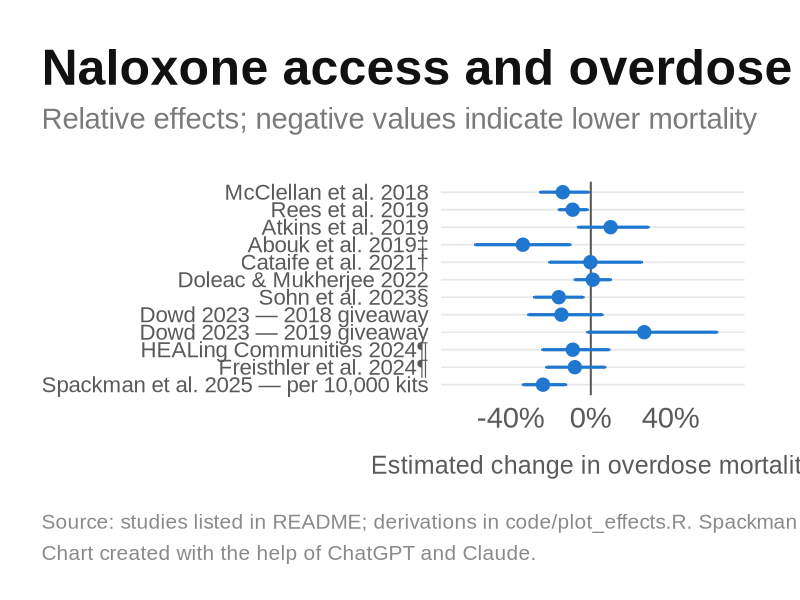
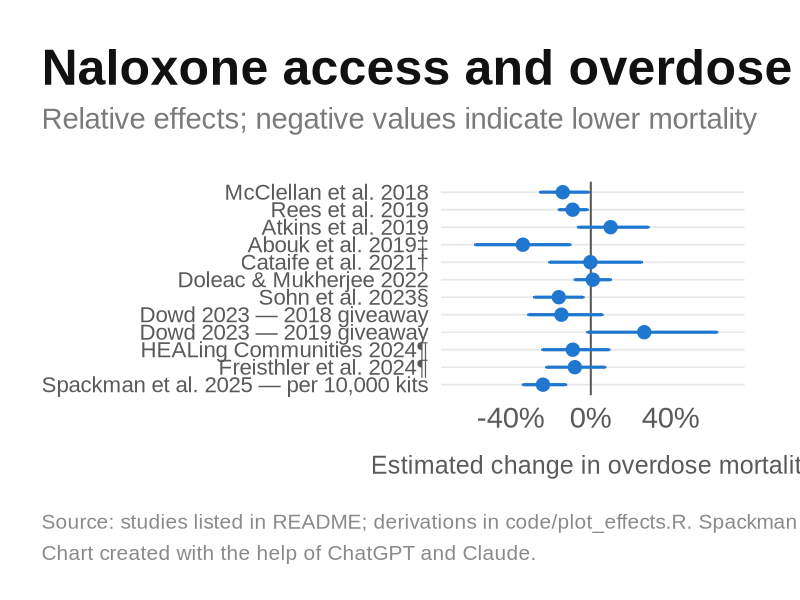
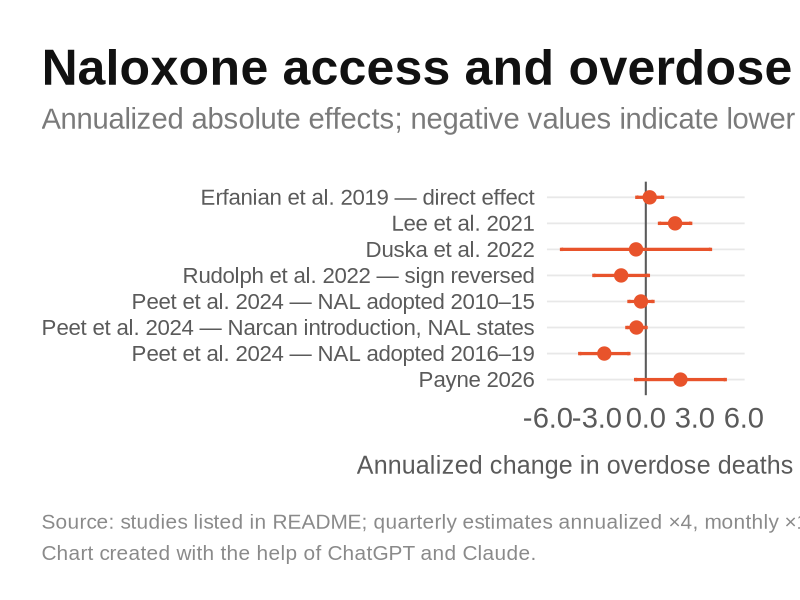
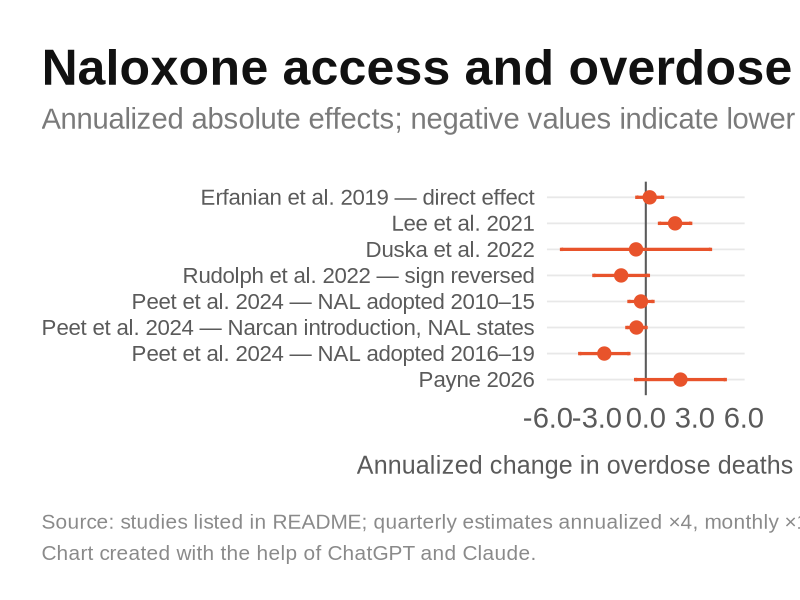

Write the R code that produced these figures, in order.
library(dplyr)
library(ggplot2)
library(readr)
library(scales)

# Labels contain non-ASCII characters; make sure the session is UTF-8 so ragg/svg render them.
if (!grepl("UTF-8", Sys.getlocale("LC_CTYPE"), ignore.case = TRUE)) {
  try(Sys.setlocale("LC_CTYPE", "C.UTF-8"), silent = TRUE)
}

# ---------------------------------------------------------------------------
# Palette / house style
# ---------------------------------------------------------------------------
cf_ink    <- "#111111"
cf_mute   <- "#8A8A8A"
cf_grid   <- "#E8E8E8"
cf_axis   <- "#5A5A5A"
cf_sub    <- "#7A7A7A"
cf_orange <- "#E8532B"
cf_blue   <- "#1F77D0"

theme_cf <- function(title_size = 36) {
  theme_minimal(base_family = "Liberation Sans", base_size = 20) +
    theme(
      plot.background    = element_rect(fill = "white", color = NA),
      panel.background   = element_rect(fill = "white", color = NA),
      panel.grid.minor   = element_blank(),
      panel.grid.major.x = element_blank(),
      panel.grid.major.y = element_line(color = cf_grid, linewidth = 0.6),
      axis.text          = element_text(color = cf_axis, size = 21),
      axis.ticks         = element_blank(),
      plot.title         = element_text(face = "bold", size = title_size,
                                        color = cf_ink, margin = margin(b = 10)),
      plot.subtitle      = element_text(size = 21, color = cf_sub,
                                        margin = margin(b = 34)),
      plot.caption       = element_text(size = 15, color = cf_mute, hjust = 0,
                                        lineheight = 1.25, margin = margin(t = 26)),
      plot.title.position   = "plot",
      plot.caption.position = "plot",
      plot.margin        = margin(36, 40, 26, 30)
    )
}

cf_caption <- function(source) {
  paste0("Source: ", source, "\nChart created with the help of ChatGPT and Claude.")
}

cf_save <- function(p, stem) {
  ggsave(paste0(stem, ".png"), p, device = ragg::agg_png,
         width = 1600, height = 900, units = "px", dpi = 100, bg = "white")
  ggsave(paste0(stem, ".svg"), p, device = grDevices::svg,
         width = 16, height = 9, units = "in", bg = "white")
}

# ---------------------------------------------------------------------------
# Conversion helpers. Every derived number in the tables is produced here so
# the derivation is inspectable.
# ---------------------------------------------------------------------------

# Percent change and 95% CI from a log-scale coefficient and standard error.
pct_from_log <- function(b, se) {
  c((exp(b) - 1), (exp(b - 1.96 * se) - 1), (exp(b + 1.96 * se) - 1)) * 100
}

# Percent change and 95% CI from a reported rate ratio and a two-sided p-value
# (used when the paper prints a ratio and a p-value but no interval).
pct_from_ratio_p <- function(rr, p) {
  b  <- log(rr)
  se <- abs(b) / qnorm(1 - p / 2)
  pct_from_log(b, se)
}

# Percent change and 95% CI from an absolute effect (with CI) and a baseline mean.
pct_from_abs <- function(est, lo, hi, base) c(est, lo, hi) / base * 100

# Point and 95% CI from an estimate and a two-sided p-value (level coefficient).
ci_from_p <- function(est, p) {
  se <- abs(est) / qnorm(1 - p / 2)
  c(est, est - 1.96 * se, est + 1.96 * se)
}

# Point and 95% CI from an estimate and standard error.
ci_from_se <- function(est, se) c(est, est - 1.96 * se, est + 1.96 * se)

row3 <- function(study, v, ...) {
  tibble::tibble(study = study, estimate = v[1], lower = v[2], upper = v[3], ...)
}

# ---------------------------------------------------------------------------
# Relative effects (percent change in overdose mortality)
# ---------------------------------------------------------------------------
relative <- bind_rows(
  row3("McClellan et al. 2018",
       pct_from_ratio_p(0.86, 0.033),
       policy = "Naloxone access law",
       outcome = "Opioid overdose deaths (X40-44, X85, Y10-14; T40.0-T40.4, T40.6; suicides excluded)",
       derivation = "IRR 0.86 and p = 0.033 from text; no CI printed in the paper; CI derived from the p-value",
       study_url = "https://pubmed.ncbi.nlm.nih.gov/29610001/"),
  row3("Rees et al. 2019",
       pct_from_log(-0.095, 0.039),
       policy = "Naloxone access law",
       outcome = "Opioid-related deaths (any death listing T40.0-T40.4 or T40.6)",
       derivation = "exp(b) - 1 from Poisson coefficient -0.095 (SE 0.039), JLE Table 3 col. 4 (Poisson, full controls); OLS columns give -0.166 and -0.240 (15-21%); authors summarize as 9-10%",
       study_url = "https://chicagounbound.uchicago.edu/jle/vol62/iss1/1/"),
  row3("Atkins et al. 2019",
       pct_from_log(0.0943, 0.0805),
       policy = "Naloxone access law (any naloxone policy)",
       outcome = "Opioid overdose deaths (X40-44, X60-64, X85, Y10-14; T40.1-T40.4, T40.6)",
       derivation = "exp(b) - 1 from Poisson coefficient 0.0943 (SE 0.0805), Table 4 Panel B",
       study_url = "https://pmc.ncbi.nlm.nih.gov/articles/PMC6407344/"),
  row3("Abouk et al. 2019‡",
       pct_from_abs(-0.387, -0.656, -0.119, 1.14),
       policy = "Naloxone access law (direct pharmacist authority)",
       outcome = "Opioid overdose deaths (X40-44, X60-64, X85, Y10-14; T40.1-T40.4)",
       derivation = "Absolute effect -0.387 (-0.656, -0.119) per 100k per month, 3+ years post, divided by comparison mean 1.14",
       study_url = "https://pmc.ncbi.nlm.nih.gov/articles/PMC6503576/"),
  row3("Cataife et al. 2021†",
       pct_from_log(-0.002, 0.116),
       policy = "Naloxone access law",
       outcome = "Opioid-related deaths, age-adjusted (T40.0-T40.4, T40.6)",
       derivation = "exp(b) - 1 from OLS coefficient -0.002 (SE 0.116), Table 1 Model 1 (homogeneous static model)",
       study_url = "https://pubmed.ncbi.nlm.nih.gov/31951788/"),
  row3("Doleac & Mukherjee 2022",
       pct_from_abs(0.006, 0.006 - 1.96 * 0.027, 0.006 + 1.96 * 0.027, 0.601),
       policy = "Naloxone access law (third-party or standing order)",
       outcome = "Opioid-related deaths, urban counties (T40.0-T40.4, T40.6)",
       derivation = "Level coefficient 0.006 (SE 0.027) on 2010 baseline 0.601 per 100k per month, JLE Table 4",
       study_url = "https://www.journals.uchicago.edu/doi/10.1086/719588"),
  row3("Sohn et al. 2023§",
       c(-16.0, -28.1, -3.9),
       policy = "Naloxone co-prescribing mandate",
       outcome = "Prescription/treatment-opioid overdose deaths (X40-44, X60-64, X85, Y10-14; T40.2 or T40.3 without T40.0, T40.1, T40.4)",
       derivation = "Table 1 AME -8.61 (-15.13, -2.09) deaths per state-quarter, stated as a 16% reduction from the counterfactual; CI scaled proportionally. NB DID with state and quarter FE, 2006-2020",
       study_url = "https://www.sciencedirect.com/science/article/abs/pii/S0749379722005281"),
  row3("Dowd 2023 — 2018 giveaway",
       (c(0.853, 0.690, 1.056) - 1) * 100,
       policy = "Naloxone giveaway (distribution event)",
       outcome = "Opioid overdose deaths (X40-44, Y10-14; T40.0-T40.4, T40.6), tract-quarter, Philadelphia and Pittsburgh areas",
       derivation = "Table 2 fixed-effects Poisson IRR 0.853 [0.690-1.056], treated = tracts within 3 km of a 13 Dec 2018 giveaway site, two post quarters",
       study_url = "https://onlinelibrary.wiley.com/doi/full/10.1002/hec.4755"),
  row3("Dowd 2023 — 2019 giveaway",
       (c(1.267, 0.985, 1.629) - 1) * 100,
       policy = "Naloxone giveaway (distribution event)",
       outcome = "Opioid overdose deaths (X40-44, Y10-14; T40.0-T40.4, T40.6), tract-quarter, Philadelphia and Pittsburgh areas",
       derivation = "Table 2 fixed-effects Poisson IRR 1.267 [0.985-1.629], treated = tracts within 3 km of a 18/25 Sep 2019 giveaway site, two post quarters",
       study_url = "https://onlinelibrary.wiley.com/doi/full/10.1002/hec.4755"),
  row3("HEALing Communities 2024¶",
       (c(0.91, 0.76, 1.09) - 1) * 100,
       policy = "Multicomponent cluster RCT",
       outcome = "Opioid overdose deaths, adults (X40-44, X60-64, X85, Y10-14; T40.0-T40.4, T40.6)",
       derivation = "Adjusted rate ratio 0.91 (0.76-1.09), Table 3",
       study_url = "https://www.nejm.org/doi/full/10.1056/NEJMoa2401177"),
  row3("Freisthler et al. 2024¶",
       (c(0.92, 0.78, 1.07) - 1) * 100,
       policy = "Multicomponent cluster RCT",
       outcome = "All-drug overdose deaths, adults (X40-44, X60-64, X85, Y10-14; any substance)",
       derivation = "Adjusted rate ratio 0.92 (0.78-1.07)",
       study_url = "https://jamanetwork.com/journals/jamanetworkopen/fullarticle/2825142"),
  row3("Spackman et al. 2025 — per 10,000 kits",
       c(-23.9, -33.7, -12.6),
       policy = "Take-home naloxone distribution (Alberta)",
       outcome = "Opioid-related deaths (Alberta medical examiner; any opioid in Part 1 cause of death)",
       derivation = "As reported: 23.9% (12.6-33.7) reduction per 10,000 kits in circulation; dose-response, not a binary policy effect",
       study_url = "https://pubmed.ncbi.nlm.nih.gov/40459670/")
)

# ---------------------------------------------------------------------------
# Absolute effects (deaths per 100,000 per year)
# ---------------------------------------------------------------------------
absolute <- bind_rows(
  row3("Erfanian et al. 2019 — direct effect",
       ci_from_p(0.238, 0.554),
       scaling = "Annual estimate",
       policy = "Naloxone access law",
       outcome = "Opioid overdose deaths per 100k (X40-44, X60-64, X85, Y10-14; T40.0-T40.4, T40.6)",
       derivation = "Direct effect 0.238 (p = 0.554), Table 6 Model 1; CI derived from p-value. Indirect (spillover) effect 5.767 (p < 0.001) not plotted",
       study_url = "https://rrs.scholasticahq.com/article/7932-the-impact-of-naloxone-access-laws-on-opioid-overdose-deaths-in-the-u-s"),
  row3("Lee et al. 2021",
       c(1344.3, 627.1, 2061.6) / 3000 * 4,
       scaling = "Quarterly × 4",
       policy = "Naloxone access law",
       outcome = "All-drug overdose deaths (X40-44, X60-64, X85, Y10-14; any substance)",
       derivation = "1344.3 (627.1-2061.6) per 300 million per quarter, pooled over leads 0-12; divided by 3000 for per 100k and multiplied by 4",
       study_url = "https://jamanetwork.com/journals/jamanetworkopen/fullarticle/2776301"),
  row3("Duska et al. 2022",
       c(-0.05, -0.43, 0.33) * 12,
       scaling = "Monthly × 12",
       policy = "Naloxone co-prescribing mandate (AZ, FL, RI, VT, VA)",
       outcome = "Opioid-related deaths (X40-44, X60-64, X85, Y10-14; T40.0-T40.4, T40.6)",
       derivation = "Table 1 pooled ATT -0.05 (-0.43, 0.33) deaths per 100k per month, generalized synthetic control (Xu 2017) with parametric-bootstrap CI, state-month 2012-2018; multiplied by 12",
       study_url = "https://journals.sagepub.com/doi/10.1177/20503245221112575"),
  row3("Rudolph et al. 2022 — sign reversed",
       -c(1.51, 3.18, -0.159),
       scaling = "Annual estimate",
       policy = "Naloxone access law",
       outcome = "Opioid overdose deaths per 100k aged 12+, 2018 (X40-44, X60-64, X85, Y10-14; T40.0-T40.4, T40.6)",
       derivation = "Effect of delaying enactment by one year: +1.51 (-0.16, 3.18); sign reversed so negative means earlier enactment lowers deaths",
       study_url = "https://pmc.ncbi.nlm.nih.gov/articles/PMC9373236/"),
  row3("Peet et al. 2024 — NAL adopted 2010–15",
       ci_from_se(-0.074, 0.094) * 4,
       scaling = "Quarterly × 4",
       policy = "Naloxone access law (dispensing)",
       outcome = "Non-synthetic opioid deaths, age-adjusted (X40-44, X60-64, X85, Y10-14; T40.1 or T40.2 and not T40.4)",
       derivation = "Table 3 Panel B +LASSO: -0.074 (SE 0.094) per 100k per quarter, 2010-2015 sample",
       study_url = "https://www.nber.org/papers/w33105"),
  row3("Peet et al. 2024 — Narcan introduction, NAL states",
       ci_from_se(-0.143, 0.075) * 4,
       scaling = "Quarterly × 4",
       policy = "Narcan nasal spray introduction (2016) in states with an NAL",
       outcome = "Non-synthetic opioid deaths, age-adjusted (X40-44, X60-64, X85, Y10-14; T40.1 or T40.2 and not T40.4)",
       derivation = "Table 3 Panel B +LASSO: -0.143 (SE 0.075) per 100k per quarter, 2010-2019 sample",
       study_url = "https://www.nber.org/papers/w33105"),
  row3("Peet et al. 2024 — NAL adopted 2016–19",
       ci_from_se(-0.635, 0.192) * 4,
       scaling = "Quarterly × 4",
       policy = "Naloxone access law (dispensing)",
       outcome = "Non-synthetic opioid deaths, age-adjusted (X40-44, X60-64, X85, Y10-14; T40.1 or T40.2 and not T40.4)",
       derivation = "Table 3 Panel B +LASSO: -0.635 (SE 0.192) per 100k per quarter, 2016-2019 sample",
       study_url = "https://www.nber.org/papers/w33105"),
  row3("Payne 2026",
       ci_from_se(2.12, 1.40),
       scaling = "Annual estimate",
       policy = "County naloxone kit distribution grant (Indiana)",
       outcome = "Opioid-related deaths (X40-44, X60-64, X85, Y10-14, Y35.2; T40.0-T40.4, T40.6)",
       derivation = "Table 2 Panel B col. 2: 2.12 (SE 1.40), TWFE; CI is +/- 1.96 SE (author uses 2.0)",
       study_url = "https://papers.ssrn.com/sol3/papers.cfm?abstract_id=7279243")
)

# ---------------------------------------------------------------------------
# Plotting
# ---------------------------------------------------------------------------
forest_cf <- function(dat, title, subtitle, xlab, caption, accent,
                      xlim = NULL, percent_axis = FALSE) {
  p <- dat %>%
    mutate(study = factor(study, levels = rev(study))) %>%
    ggplot(aes(x = estimate, y = study)) +
    geom_vline(xintercept = 0, color = cf_axis, linewidth = 0.7) +
    geom_errorbar(aes(xmin = lower, xmax = upper), orientation = "y",
                  width = 0.13, linewidth = 1.1, color = accent) +
    geom_point(size = 4.2, color = accent) +
    labs(
      title = title,
      subtitle = subtitle,
      caption = caption,
      x = xlab,
      y = NULL
    ) +
    theme_cf() +
    theme(
      axis.text.y = element_text(size = 16),
      axis.title.x = element_text(color = cf_axis, size = 18, margin = margin(t = 16))
    )

  if (percent_axis) {
    p <- p + scale_x_continuous(labels = label_number(suffix = "%"))
  } else {
    p <- p + scale_x_continuous(labels = label_number(accuracy = 0.1))
  }

  if (!is.null(xlim)) p <- p + coord_cartesian(xlim = xlim)
  p
}

p_relative <- forest_cf(
  relative,
  title = "Naloxone access and overdose mortality",
  subtitle = "Relative effects; negative values indicate lower mortality",
  xlab = "Estimated change in overdose mortality",
  caption = cf_caption("studies listed in README; derivations in code/plot_effects.R. Spackman is a dose-response effect per 10,000 kits."),
  accent = cf_blue,
  xlim = c(-68, 70),
  percent_axis = TRUE
)

p_absolute <- forest_cf(
  absolute,
  title = "Naloxone access and overdose mortality",
  subtitle = "Annualized absolute effects; negative values indicate lower mortality",
  xlab = "Annualized change in overdose deaths per 100,000",
  caption = cf_caption("studies listed in README; quarterly estimates annualized ×4, monthly ×12. Rudolph estimates a one-year enactment delay, shown with sign reversed."),
  accent = cf_orange,
  xlim = c(-5.5, 5.5),
  percent_axis = FALSE
)

dir.create("figures", showWarnings = FALSE)
dir.create("data", showWarnings = FALSE)

cf_save(p_relative, "figures/relative_effects")
cf_save(p_absolute, "figures/annualized_absolute_effects")

bind_rows(
  relative %>% mutate(panel = "Relative (%)", unit = "percent", scaling = "See derivation"),
  absolute %>% mutate(panel = "Annualized absolute", unit = "deaths per 100k per year")
) %>%
  mutate(across(c(estimate, lower, upper), ~ round(.x, 2))) %>%
  select(study, estimate, lower, upper, panel, unit, scaling, policy, outcome, derivation, study_url) %>%
  write_csv("data/effects.csv")
